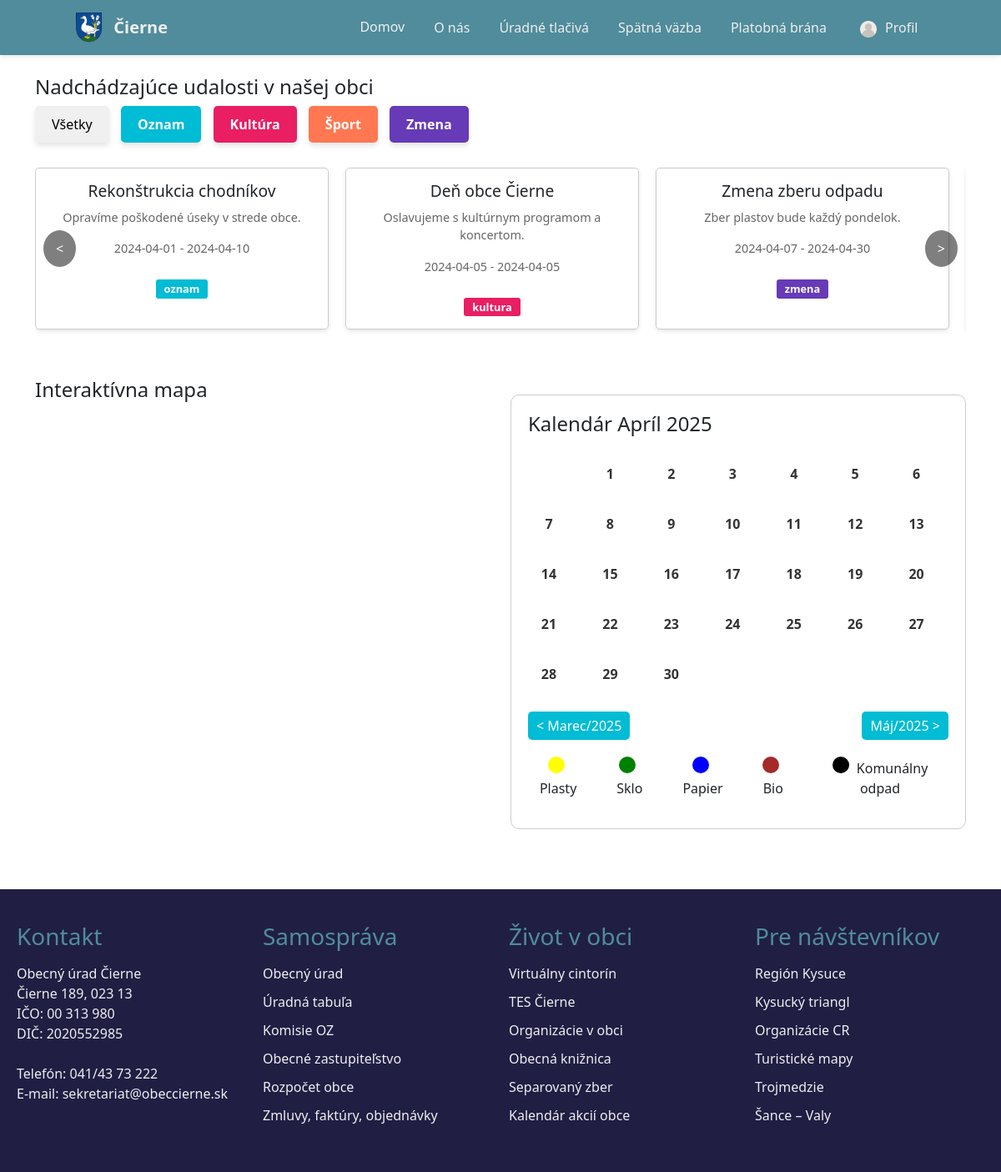
Page /index_log.php on the earlier database version.
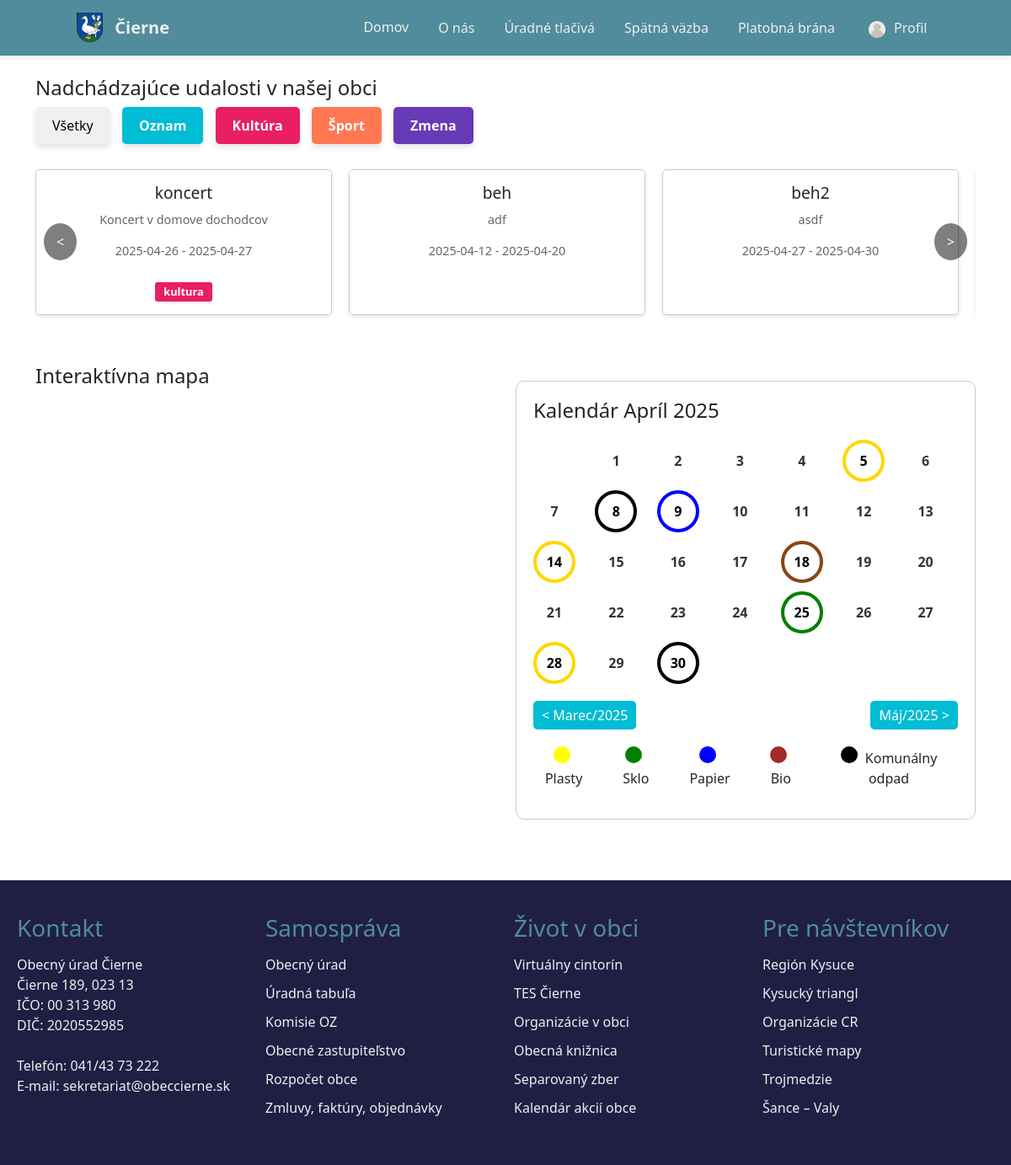
Same page on the later database version.
### tables this page shows
CREATE TABLE `news` (
  `id` int(11) NOT NULL,
  `typ` varchar(100) NOT NULL,
  `nazov` varchar(200) NOT NULL,
  `text` text DEFAULT NULL,
  `obrazok` longblob DEFAULT NULL,
  `datum_od` date DEFAULT NULL,
  `datum_do` date DEFAULT NULL,
  `id_obec` int(11) DEFAULT NULL
);

### index_log.php (the view, shortened to what the changed rows need)
<?php
include 'header.php';
$conn = new mysqli("localhost", "root", "", "prvy_proof");
$sql = "SELECT * FROM news";
$result = $conn->query($sql);
$odpad_query = "SELECT datum_vyvozu, druh_odpadu FROM odpad WHERE id_obec = 1";
$odpad_result = $conn->query($odpad_query);
$odpad_data = [];
if ($odpad_result->num_rows > 0) {
    while ($row = $odpad_result->fetch_assoc()) {
        $odpad_data[$row['datum_vyvozu']] = $row['druh_odpadu'];
    }
}
$currentMonth = isset($_GET['month']) ? intval($_GET['month']) : intval(date('m'));
$currentYear = isset($_GET['year']) ? intval($_GET['year']) : date('Y');
$daysInMonth = cal_days_in_month(CAL_GREGORIAN, $currentMonth, $currentYear);
?>
<br>
<div class="container">
    <div class="row">
        <div class="col-lg-12">
            <div class="carousel-container">
                <div class="events-carousel">
                    <?php
                    if ($result->num_rows > 0) {
                        while ($row = $result->fetch_assoc()) {
                            $categoryClass = strtolower($row['typ']);
                            echo "
                            <div class='event-card $categoryClass'>
                                <h3>{$row['nazov']}</h3>
                                <p>{$row['text']}</p>
                                <p>{$row['datum_od']} - {$row['datum_do']}</p>
                                <span class='badge $categoryClass'>{$row['typ']}</span>
                            </div>
                            ";
                        }
                    } else {
                        echo "<p>Žiadne udalosti na zobrazenie.</p>";
                    }
                    ?>
                </div>
            </div>
        </div>
    </div><br><br>
    <div class="row">
        <div class="col-lg-6">
            <div class="calendar-container" style="border: 1px solid #ccc; padding: 20px; border-radius: 10px;">
                <div class="calendar">
                    <?php
                    $firstDayOfMonth = date('N', strtotime("$currentYear-$currentMonth-01"));
                    $emptyDays = $firstDayOfMonth - 1;
                    for ($i = 0; $i < $emptyDays; $i++) {
                        echo '<div class="calendar-day empty"></div>';
                    }
                    for ($day = 1; $day <= $daysInMonth; $day++):
                        $date = sprintf('%04d-%02d-%02d', $currentYear, $currentMonth, $day);
                        $colorClass = '';
                        if (isset($odpad_data[$date])) {
                            switch ($odpad_data[$date]) {
                                case 'plasty': $colorClass = 'yellow'; break;
                                case 'sklo': $colorClass = 'green'; break;
                                case 'papier': $colorClass = 'blue'; break;
                                case 'bio': $colorClass = 'brown'; break;
                                case 'komunalny': $colorClass = 'black'; break;
                            }
                        }
                    ?>
                        <div class="calendar-day <?= $colorClass ?>">
                            <?= $day ?>
                        </div>
                    <?php endfor; ?>
                </div>
            </div>
        </div>
    </div><br><br><br>
</div>
<?php
include 'footer.php';
?>

Differences in the rows shown:
removed news: nazov "Rekonštrukcia chodníkov", text "Opravíme poškodené úseky v strede obce.", datum_od "2024-04-01", datum_do "2024-04-10", typ "oznam"
removed news: nazov "Deň obce Čierne", text "Oslavujeme s kultúrnym programom a koncertom.", datum_od "2024-04-05", datum_do "2024-04-05", typ "kultura"
removed news: nazov "Zmena zberu odpadu", text "Zber plastov bude každý pondelok.", datum_od "2024-04-07", datum_do "2024-04-30", typ "zmena"
added news: nazov "koncert", text "Koncert v domove dochodcov", datum_od "2025-04-26", datum_do "2025-04-27", typ "kultura"
added news: nazov "beh", text "adf", datum_od "2025-04-12", datum_do "2025-04-20", typ "Šport" (drawn)
added news: nazov "beh2", text "asdf", datum_od "2025-04-27", datum_do "2025-04-30", typ "Šport" (drawn)
